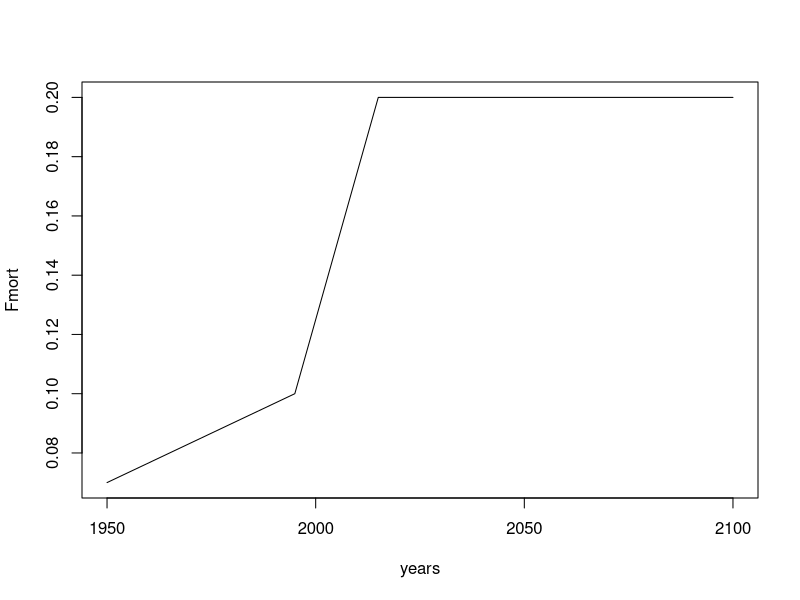

Write R code to recreate this figure.
## ---- chunk 1
# We'll do this in three pieces that don't exactly match the scenarios:
# 1950 - 1995 (when F is increasing slowly), 1995 - 2015 (when F increases more quickly), and 2016 - 2100 (when F is constant)

years_1 <- seq(1950, 1995, 1)
Fmort_1 <- seq(0.07, 0.1, length.out = length(years_1))

years_2 <- seq(1995, 2015, 1)
Fmort_2 <- seq(0.1, 0.2, length.out = length(years_2))

years_3 <- seq(2016, 2100, 1)
Fmort_3 <- rep(0.2, length.out = length(years_3))

# Combine time series, taking care not to duplicate 1995
years <- c(years_1, years_2[2:length(years_2)], years_3)
Fmort <- c(Fmort_1, Fmort_2[2:length(Fmort_2)], Fmort_3)

# Plot to check that things worked correctly
plot(years, Fmort, type = "l")

## ---- chunk 2

# Save output

FishingEffort <- cbind(years, Fmort)
write.table(FishingEffort, file = "FishingEffort.dat", quote = FALSE, sep = " ", row.names = FALSE, col.names = FALSE)

